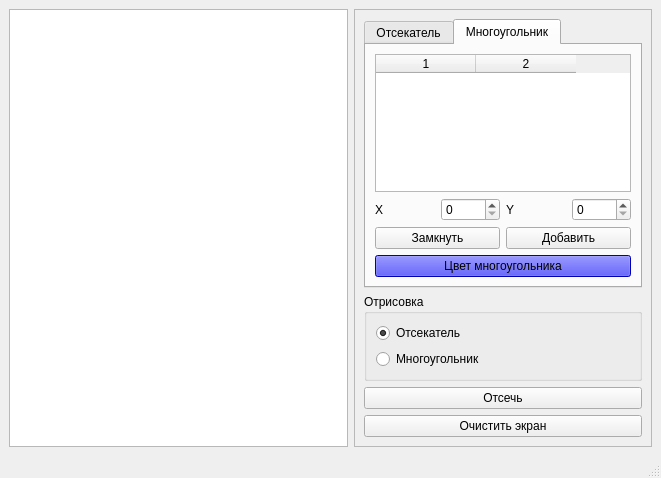
<?xml version="1.0" encoding="UTF-8"?>
<ui version="4.0">
 <class>MainWindow</class>
 <widget class="QMainWindow" name="MainWindow">
  <property name="geometry">
   <rect>
    <x>0</x>
    <y>0</y>
    <width>661</width>
    <height>478</height>
   </rect>
  </property>
  <property name="windowTitle">
   <string>MainWindow</string>
  </property>
  <widget class="QWidget" name="centralwidget">
   <layout class="QGridLayout" name="gridLayout">
    <item row="0" column="0">
     <widget class="QGraphicsView" name="graphicsView"/>
    </item>
    <item row="0" column="1">
     <widget class="QFrame" name="frame">
      <property name="sizePolicy">
       <sizepolicy hsizetype="Fixed" vsizetype="Preferred">
        <horstretch>0</horstretch>
        <verstretch>0</verstretch>
       </sizepolicy>
      </property>
      <property name="frameShape">
       <enum>QFrame::StyledPanel</enum>
      </property>
      <property name="frameShadow">
       <enum>QFrame::Raised</enum>
      </property>
      <layout class="QGridLayout" name="gridLayout_2">
       <item row="4" column="0">
        <widget class="QPushButton" name="clear_screen">
         <property name="text">
          <string>Очистить экран</string>
         </property>
        </widget>
       </item>
       <item row="0" column="0">
        <widget class="QTabWidget" name="tabWidget">
         <property name="currentIndex">
          <number>1</number>
         </property>
         <widget class="QWidget" name="tab">
          <attribute name="title">
           <string>Отсекатель</string>
          </attribute>
          <layout class="QGridLayout" name="gridLayout_4">
           <item row="2" column="0" colspan="2">
            <widget class="QPushButton" name="close_cutter">
             <property name="text">
              <string>Замкнуть</string>
             </property>
            </widget>
           </item>
           <item row="1" column="1">
            <widget class="QSpinBox" name="cutter_x">
             <property name="maximum">
              <number>1000</number>
             </property>
            </widget>
           </item>
           <item row="2" column="2" colspan="2">
            <widget class="QPushButton" name="add_cutter_vertice">
             <property name="text">
              <string>Добавить</string>
             </property>
            </widget>
           </item>
           <item row="1" column="2">
            <widget class="QLabel" name="label">
             <property name="text">
              <string>Y</string>
             </property>
            </widget>
           </item>
           <item row="1" column="3">
            <widget class="QSpinBox" name="cutter_y">
             <property name="maximum">
              <number>1000</number>
             </property>
            </widget>
           </item>
           <item row="1" column="0">
            <widget class="QLabel" name="label_2">
             <property name="text">
              <string>X</string>
             </property>
            </widget>
           </item>
           <item row="4" column="0" colspan="4">
            <widget class="QPushButton" name="cutter_color">
             <property name="styleSheet">
              <string notr="true">background-color:lightgreen</string>
             </property>
             <property name="text">
              <string>Цвет отсекателя</string>
             </property>
            </widget>
           </item>
           <item row="0" column="0" colspan="4">
            <widget class="QTableWidget" name="table_cutter">
             <property name="horizontalScrollBarPolicy">
              <enum>Qt::ScrollBarAlwaysOff</enum>
             </property>
             <attribute name="horizontalHeaderVisible">
              <bool>false</bool>
             </attribute>
             <attribute name="horizontalHeaderCascadingSectionResizes">
              <bool>false</bool>
             </attribute>
             <attribute name="horizontalHeaderShowSortIndicator" stdset="0">
              <bool>false</bool>
             </attribute>
             <column>
              <property name="text">
               <string>X</string>
              </property>
             </column>
             <column>
              <property name="text">
               <string>Y</string>
              </property>
             </column>
            </widget>
           </item>
           <item row="3" column="0" colspan="4">
            <widget class="QPushButton" name="cut_line_color">
             <property name="styleSheet">
              <string notr="true">background-color:red</string>
             </property>
             <property name="text">
              <string>Цвет отсечения</string>
             </property>
            </widget>
           </item>
          </layout>
         </widget>
         <widget class="QWidget" name="tab_2">
          <attribute name="title">
           <string>Многоугольник</string>
          </attribute>
          <layout class="QGridLayout" name="gridLayout_3">
           <item row="1" column="3">
            <widget class="QSpinBox" name="polygon_y">
             <property name="maximum">
              <number>1000</number>
             </property>
            </widget>
           </item>
           <item row="0" column="0" colspan="4">
            <widget class="QTableWidget" name="table_polygon">
             <property name="horizontalScrollBarPolicy">
              <enum>Qt::ScrollBarAlwaysOff</enum>
             </property>
             <property name="sizeAdjustPolicy">
              <enum>QAbstractScrollArea::AdjustIgnored</enum>
             </property>
             <attribute name="horizontalHeaderMinimumSectionSize">
              <number>57</number>
             </attribute>
             <attribute name="horizontalHeaderDefaultSectionSize">
              <number>100</number>
             </attribute>
             <column>
              <property name="text">
               <string>1</string>
              </property>
             </column>
             <column>
              <property name="text">
               <string>2</string>
              </property>
             </column>
            </widget>
           </item>
           <item row="1" column="0">
            <widget class="QLabel" name="label_3">
             <property name="text">
              <string>X</string>
             </property>
            </widget>
           </item>
           <item row="1" column="1">
            <widget class="QSpinBox" name="polygon_x">
             <property name="maximum">
              <number>1000</number>
             </property>
            </widget>
           </item>
           <item row="1" column="2">
            <widget class="QLabel" name="label_4">
             <property name="text">
              <string>Y</string>
             </property>
            </widget>
           </item>
           <item row="4" column="0" colspan="4">
            <widget class="QPushButton" name="polygon_color">
             <property name="styleSheet">
              <string notr="true">background-color:blue</string>
             </property>
             <property name="text">
              <string>Цвет многоугольника</string>
             </property>
            </widget>
           </item>
           <item row="2" column="0" colspan="2">
            <widget class="QPushButton" name="close_polygon">
             <property name="text">
              <string>Замкнуть</string>
             </property>
            </widget>
           </item>
           <item row="2" column="2" colspan="2">
            <widget class="QPushButton" name="add_polygon_vertice">
             <property name="text">
              <string>Добавить</string>
             </property>
            </widget>
           </item>
          </layout>
         </widget>
        </widget>
       </item>
       <item row="2" column="0">
        <widget class="QGroupBox" name="groupBox">
         <property name="title">
          <string>Отрисовка</string>
         </property>
         <layout class="QVBoxLayout" name="verticalLayout">
          <item>
           <widget class="QRadioButton" name="draw_cutter">
            <property name="text">
             <string>Отсекатель</string>
            </property>
            <property name="checked">
             <bool>true</bool>
            </property>
           </widget>
          </item>
          <item>
           <widget class="QRadioButton" name="draw_polygon">
            <property name="text">
             <string>Многоугольник</string>
            </property>
            <property name="checked">
             <bool>false</bool>
            </property>
           </widget>
          </item>
         </layout>
        </widget>
       </item>
       <item row="3" column="0">
        <widget class="QPushButton" name="cut_lines">
         <property name="text">
          <string>Отсечь</string>
         </property>
        </widget>
       </item>
      </layout>
     </widget>
    </item>
   </layout>
  </widget>
  <widget class="QStatusBar" name="statusbar"/>
 </widget>
 <tabstops>
  <tabstop>tabWidget</tabstop>
  <tabstop>table_cutter</tabstop>
  <tabstop>cutter_x</tabstop>
  <tabstop>cutter_y</tabstop>
  <tabstop>close_cutter</tabstop>
  <tabstop>add_cutter_vertice</tabstop>
  <tabstop>cut_line_color</tabstop>
  <tabstop>cutter_color</tabstop>
  <tabstop>table_polygon</tabstop>
  <tabstop>polygon_x</tabstop>
  <tabstop>polygon_y</tabstop>
  <tabstop>polygon_color</tabstop>
  <tabstop>draw_polygon</tabstop>
  <tabstop>cut_lines</tabstop>
  <tabstop>clear_screen</tabstop>
  <tabstop>graphicsView</tabstop>
 </tabstops>
 <resources/>
 <connections/>
</ui>
